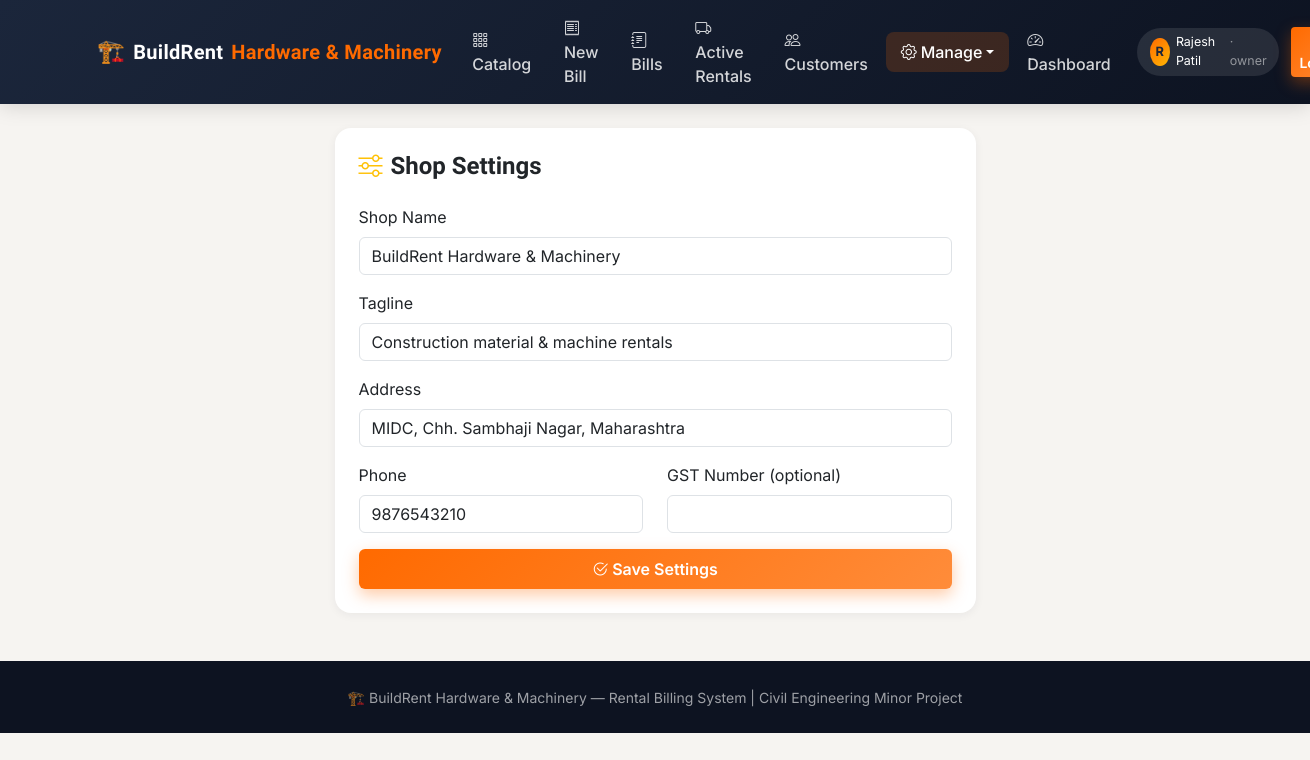
/settings (signed in), run on the app's committed database.
### models.py (models this page shows, shortened)
class ShopSettings(db.Model):
    id = db.Column(db.Integer, primary_key=True)
    shop_name = db.Column(db.String(150), default="BuildRent Hardware & Machinery")
    tagline = db.Column(db.String(200), default="Construction material & machine rentals")
    address = db.Column(db.String(255), default="MIDC, Chh. Sambhaji Nagar, Maharashtra")
    phone = db.Column(db.String(20), default="9876543210")
    gst_no = db.Column(db.String(30), default="")

class User(UserMixin, db.Model):
    id = db.Column(db.Integer, primary_key=True)
    name = db.Column(db.String(100), nullable=False)
    email = db.Column(db.String(120), unique=True, nullable=True)
    phone = db.Column(db.String(20), unique=True, nullable=True)
    address = db.Column(db.String(255))
    password_hash = db.Column(db.String(255), nullable=True)
    has_login = db.Column(db.Boolean, default=False)  # False for walk-in customers with no account yet
    role = db.Column(db.String(20), nullable=False, default=ROLE_CUSTOMER)
    is_active_account = db.Column(db.Boolean, default=True)
    created_at = db.Column(db.DateTime, default=db.func.now())
    bills_as_customer = db.relationship("Bill", foreign_keys="Bill.customer_id", backref="customer", lazy=True)
    bills_as_biller = db.relationship("Bill", foreign_keys="Bill.biller_id", backref="biller", lazy=True)
    @property
    def is_active(self):
        return self.is_active_account

### app.py (the view, shortened to what this page needs)
@app.route("/settings", methods=["GET", "POST"])
@role_required(ROLE_OWNER)
def settings_page():
    shop = get_shop()
    return render_template("owner/settings.html", shop=shop)

### app.py (called while the page is built)
@login_manager.user_loader
def load_user(user_id):
    return db.session.get(User, int(user_id))

def role_required(*roles):
    def decorator(f):
        @wraps(f)
        def wrapped(*args, **kwargs):
            if not current_user.is_authenticated:
                return redirect(url_for("login"))
            if current_user.role not in roles:
                flash("You don't have access to that page.", "danger")
                return redirect(url_for("dashboard"))
            return f(*args, **kwargs)
        return wrapped
    return decorator

def get_shop():
    shop = ShopSettings.query.first()
    if not shop:
        shop = ShopSettings()
        db.session.add(shop)
        db.session.commit()
    return shop

@app.context_processor
def inject_shop():
    return {"shop": get_shop()}

### templates/owner/settings.html
{% extends "base.html" %}
{% block content %}
<div class="row justify-content-center">
  <div class="col-md-7">
    <div class="card p-4">
      <h4 class="fw-bold mb-4"><i class="bi bi-sliders text-warning me-2"></i>Shop Settings</h4>
      <form method="POST">
        <div class="mb-3">
          <label class="form-label">Shop Name</label>
          <input type="text" class="form-control" name="shop_name" value="{{ shop.shop_name }}" required>
        </div>
        <div class="mb-3">
          <label class="form-label">Tagline</label>
          <input type="text" class="form-control" name="tagline" value="{{ shop.tagline }}">
        </div>
        <div class="mb-3">
          <label class="form-label">Address</label>
          <input type="text" class="form-control" name="address" value="{{ shop.address }}">
        </div>
        <div class="row">
          <div class="col-md-6 mb-3">
            <label class="form-label">Phone</label>
            <input type="text" class="form-control" name="phone" value="{{ shop.phone }}">
          </div>
          <div class="col-md-6 mb-3">
            <label class="form-label">GST Number (optional)</label>
            <input type="text" class="form-control" name="gst_no" value="{{ shop.gst_no }}">
          </div>
        </div>
        <button class="btn btn-brand w-100 py-2" type="submit"><i class="bi bi-check2-circle me-1"></i>Save Settings</button>
      </form>
    </div>
  </div>
</div>
{% endblock %}

### templates/base.html (shortened to what this page needs)
<!DOCTYPE html>
<html lang="en">
<head>
<link href="https://cdn.jsdelivr.net/npm/bootstrap@5.3.3/dist/css/bootstrap.min.css" rel="stylesheet">
<link href="https://cdn.jsdelivr.net/npm/bootstrap-icons@1.11.3/font/bootstrap-icons.min.css" rel="stylesheet">
<link rel="stylesheet" href="{{ url_for('static', filename='css/style.css') }}">
</head>
<body>
<nav class="navbar navbar-expand-lg navbar-dark navbar-brand-app sticky-top">
  <div class="container">
    <a class="navbar-brand d-flex align-items-center gap-2" href="{{ url_for('index') }}">
      <span style="font-size:1.4rem;">🏗️</span> {{ shop.shop_name.split(' ')[0] }}<span class="accent">{{ ' '.join(shop.shop_name.split(' ')[1:]) or 'Rentals' }}</span>
    </a>
    <div class="collapse navbar-collapse" id="nav">
      <ul class="navbar-nav ms-auto align-items-lg-center gap-lg-1">
        <li class="nav-item"><a class="nav-link {% if request.endpoint=='catalog' %}active{% endif %}" href="{{ url_for('catalog') }}"><i class="bi bi-grid-3x3-gap me-1"></i>Catalog</a></li>
        {% if current_user.is_authenticated %}
          {% if current_user.role in ['owner','biller'] %}
            <li class="nav-item"><a class="nav-link {% if request.endpoint=='new_bill' %}active{% endif %}" href="{{ url_for('new_bill') }}"><i class="bi bi-receipt me-1"></i>New Bill</a></li>
            <li class="nav-item"><a class="nav-link {% if request.endpoint=='bills_list' %}active{% endif %}" href="{{ url_for('bills_list') }}"><i class="bi bi-journal-text me-1"></i>Bills</a></li>
            <li class="nav-item"><a class="nav-link {% if request.endpoint=='active_rentals' %}active{% endif %}" href="{{ url_for('active_rentals') }}"><i class="bi bi-truck me-1"></i>Active Rentals</a></li>
            <li class="nav-item"><a class="nav-link {% if request.endpoint=='customers_list' %}active{% endif %}" href="{{ url_for('customers_list') }}"><i class="bi bi-people me-1"></i>Customers</a></li>
          {% endif %}
          {% if current_user.role == 'owner' %}
            <li class="nav-item dropdown">
              <a class="nav-link dropdown-toggle {% if request.endpoint in ['inventory','categories_page','staff_page','settings_page'] %}active{% endif %}" href="#" data-bs-toggle="dropdown"><i class="bi bi-gear me-1"></i>Manage</a>
            </li>
          {% endif %}
          <li class="nav-item"><a class="nav-link {% if request.endpoint=='dashboard' or 'dashboard' in request.endpoint %}active{% endif %}" href="{{ url_for('dashboard') }}"><i class="bi bi-speedometer2 me-1"></i>Dashboard</a></li>
          <li class="nav-item ms-lg-2 my-2 my-lg-0">
            <span class="role-pill">
              <span class="avatar-circle">{{ current_user.name[0]|upper }}</span>
              {{ current_user.name }} <span class="text-white-50">· {{ current_user.role }}</span>
            </span>
          </li>
          <li class="nav-item ms-lg-2"><a class="btn btn-sm btn-brand" href="{{ url_for('logout') }}">Logout</a></li>
        {% else %}
          <li class="nav-item"><a class="nav-link" href="{{ url_for('login') }}">Staff / Customer Login</a></li>
          <li class="nav-item"><a class="btn btn-sm btn-brand ms-lg-2" href="{{ url_for('register') }}">Customer Sign Up</a></li>
        {% endif %}
      </ul>
    </div>
  </div>
</nav>
<div class="toast-container position-fixed top-0 end-0 p-3" style="z-index:1080;">
</div>
<main class="container my-4">
{% block content %}{% endblock %}
</main>
<footer class="footer-app text-center py-4 mt-5">
  <small>🏗️ {{ shop.shop_name }} &mdash; Rental Billing System | Civil Engineering Minor Project</small>
</footer>
</body>
</html>

### static/css/style.css (style rules this page uses)
:root { --primary:#ff6a00; --primary-dark:#e05a00; --secondary:#1b263b; --accent:#00b894; --bg:#f6f4f1; --card-bg:#ffffff; --text-dark:#1b263b; --text-muted:#6b7280; --radius:16px; --shadow-sm:0 2px 10px rgba(27,38,59,0.06); --shadow-md:0 8px 24px rgba(27,38,59,0.10); --shadow-lg:0 16px 40px rgba(27,38,59,0.16); }
* { box-sizing:border-box; }
body { background:var(--bg); font-family:'Inter', sans-serif; color:var(--text-dark); }
h1,h2,h3,h4,h5,h6, .navbar-brand, .fw-heading { font-family:'Sora', sans-serif; }
.navbar-brand-app { background:linear-gradient(135deg,#1b263b 0%, #0d1321 100%); box-shadow:0 2px 20px rgba(0,0,0,0.15); }
.navbar-brand-app .navbar-brand { font-weight:700; letter-spacing:.3px; color:#fff !important; }
.navbar-brand-app .navbar-brand .accent { color:var(--primary); }
.navbar-brand-app .nav-link { color:rgba(255,255,255,.82) !important; font-weight:500; padding:.5rem .9rem !important; border-radius:8px; transition:.15s; }
.navbar-brand-app .nav-link.active { color:#fff !important; background:rgba(255,106,0,.18); }
.role-pill { background:rgba(255,255,255,.1); color:#fff; border-radius:30px; padding:.35rem .8rem; font-size:.78rem; display:flex; align-items:center; gap:.4rem; }
.avatar-circle { width:28px; height:28px; border-radius:50%; background:linear-gradient(135deg,var(--primary),#ffb703); display:flex; align-items:center; justify-content:center; font-weight:700; font-size:.8rem; color:#1b263b; }
.btn-brand { background:linear-gradient(135deg,var(--primary) 0%, #ff8c3a 100%); border:none; color:#fff; font-weight:600; box-shadow:0 6px 16px rgba(255,106,0,.35); transition:.2s; }
.card { border:none; border-radius:var(--radius); box-shadow:var(--shadow-sm); transition:box-shadow .2s, transform .2s; }
.footer-app { background:#0d1321; color:rgba(255,255,255,.6); }

### data on the page
ShopSettings: shop_name "BuildRent", shop_name "Hardware & Machinery", shop_name "BuildRent Hardware & Machinery", tagline "Construction material & machine rentals", address "MIDC, Chh. Sambhaji Nagar, Maharashtra", phone "9876543210"
User: name "R", name "Rajesh Patil", role "owner"
